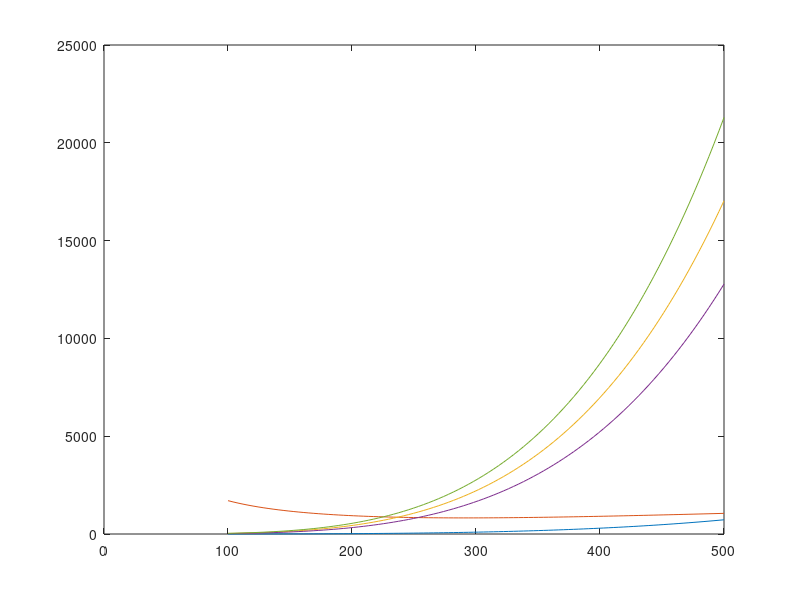

Write MATLAB code to recreate this figure. (Note: this script raises an error after producing the figure.)
%

lambda = 1064e-9;
ROC = 0.25;
fmod = 80e6;

v_PbMoO4 = 3630;    % acoustic velocity in medium, m/s


w0 = linspace(100, 500) .*1e-6;

zR = pi.*w0.^2 / lambda;
wz = w0 .* sqrt(1 + (ROC./zR).^2 );

%ROCz = z .* (1 + (zR./z).^2 );
z = zR.^2 / (1-ROC);

% nominal
beamangle = lambda * fmod / v_PbMoO4;
spotseperation = beamangle * z;
% nominal -20 MHz
beamangle = lambda * (fmod-20e6) / v_PbMoO4;
spotseperationM = beamangle * z;
% nominal +20 MHz
beamangle = lambda * (fmod+20e6) / v_PbMoO4;
spotseperationP = beamangle * z;

spotarea = [spotseperationM' spotseperationP']';

[wmin, ii] = min(wz);
w0min = w0(ii)*1e6

figure(1)
plot(w0*1e6, z*1e3, ...
     w0*1e6, 2*wz*1e6, ...
     w0*1e6, spotseperation*1e6, ...
     w0*1e6, spotseperationM*1e6, ...
     w0*1e6, spotseperationP*1e6)
hdl = line([w0min w0min],[0 2000], 'Color', [])
grid on;
xlabel('beam waist inside AOM [um]');
ylabel('distance [-]');
legend('mirror from AOM [mm]', ...
       'beam diameter on mirror [um]', ...
       ['beam seperation on mirror (with ',num2str(fmod/1e6,2),' MHz) [um]']);
axis([w0(1)*1e6 w0(end)*1e6 0 2000])

%fill(w0*1e6, spotarea, 'b')
